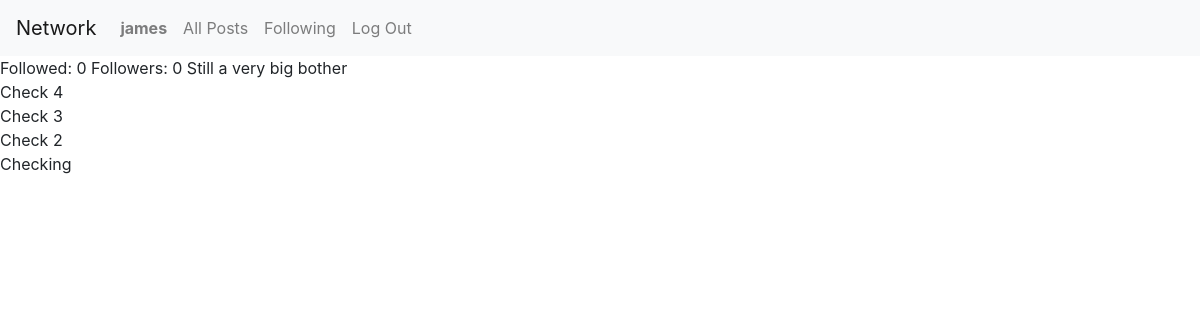
The page /profile/3/ (signed in) on the database as committed earlier.
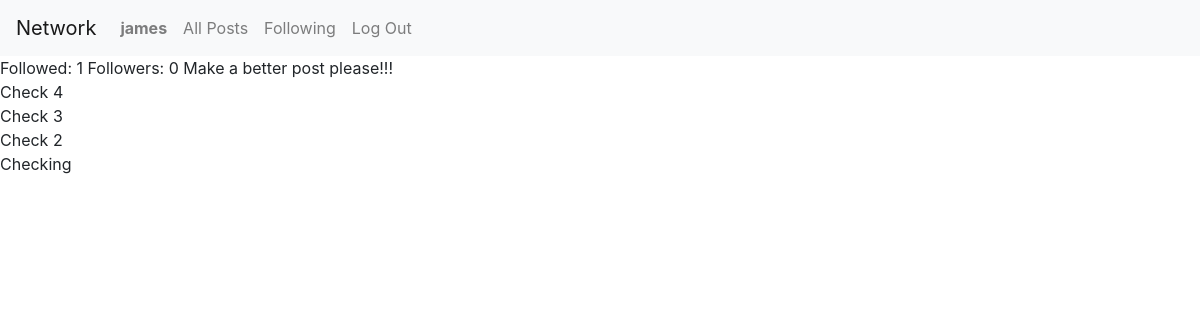
The same page on the database as committed later.
### network/models.py (models this page shows, shortened)
class Post(models.Model):
    poster = models.ForeignKey(User, on_delete=models.CASCADE, related_name='poster')
    post = models.TextField()
    likes = models.IntegerField(default=0)
    posting_date = models.DateTimeField(auto_now_add=True)

### network/views.py (the view, shortened to what this page needs)
# urls.py: path('profile/<int:poster_id>/', views.profile, name= 'profile'),
def profile(request, poster_id):
    poster_instance = User.objects.get(id=poster_id)
    requestor_instance = User.objects.get(id=request.user.id)
    followed = Follow.objects.filter(followed = poster_instance, follower = requestor_instance).exists()
    no_followers = Follow.objects.filter(followed = requestor_instance).count()
    no_followed  = Follow.objects.filter(follower = requestor_instance).count()
    posts  = Post.objects.filter(poster = requestor_instance).order_by('-posting_date')
    return render(request, 'network/profile.html', {
        "poster_id" : poster_id,
        "followed": followed,
        'no_followers': no_followers,
        'no_followed': no_followed,
        'posts': posts
    })

### network/templates/network/profile.html (shortened to what this page needs)
{% extends "network/layout.html" %}
{% load static %}
{% block body %}
    Followed: {{ no_followed}} Followers: {{ no_followers}}
    {% if user.is_authenticated %}
        {% for post in posts %}
            {{ post.post }} <br>
        {% endfor %}
    {% endif %}
{% endblock %}

Rows that differ between the two databases and show on the page:
changed Post: post "Still a very big bother" → "Make a better post please!!!"
Other text that changed with them:
{{ no_followed }}: "0" → "1"
